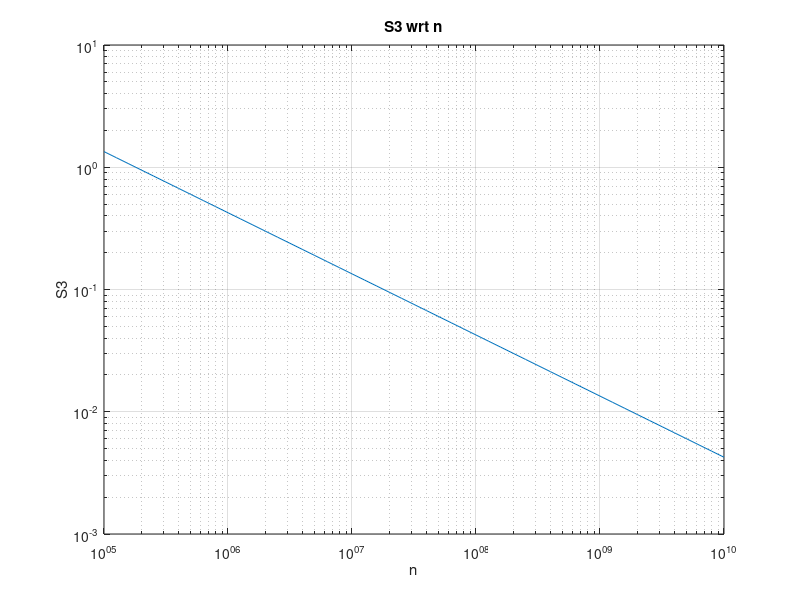

This figure's MATLAB source:
clear;
clc;
close all


r=1;
theta=[1];
theta=0.6*theta/(sum(theta));
tr=1-sum(theta);
tm=min(min(theta),tr);


n=10.^[5:0.1:10];

h=400*(r^0.25)*(sum(theta.*(1./theta -1).^1.5) + tr*(1/tr -1)^1.5); 
loglog(n,h*n.^(-0.5));
grid on;

title('S3 wrt n')
xlabel('n')
ylabel('S3')
print('S3','-r300','-djpeg')